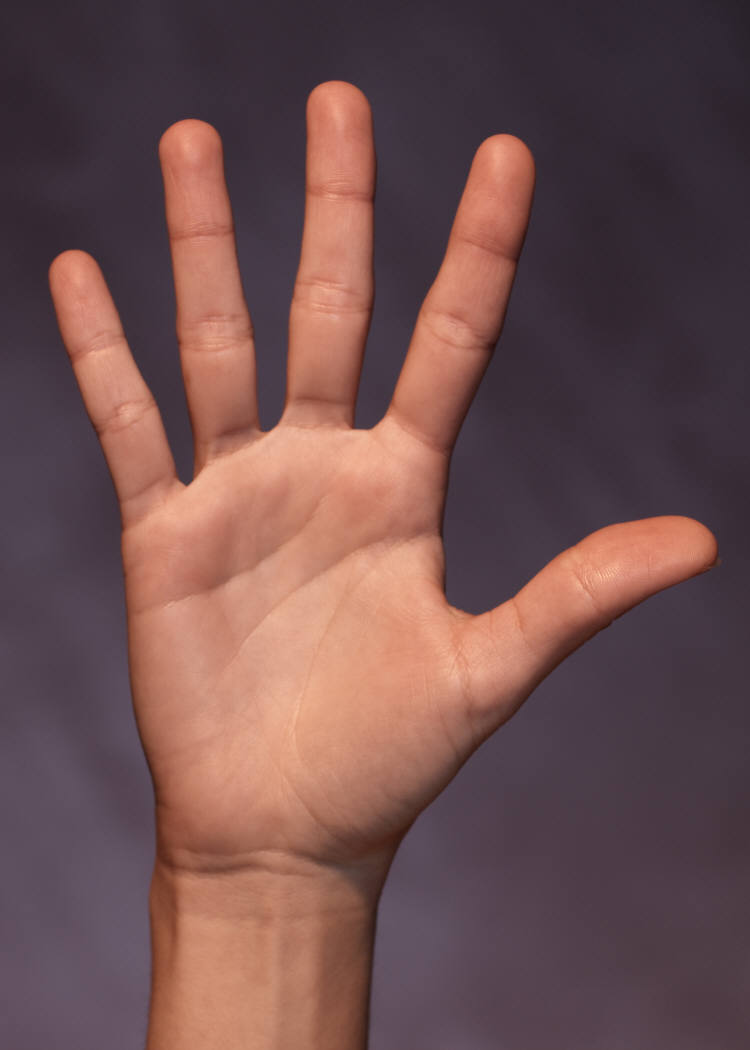
#> input picture fingers/five.jpg, 750 x 1050 px, given in place of the camera
$ python gesture.py   (older library calls are emulated)
#> lines starting #> are read from the running program, lines starting #| are printed output that depends on the picture; after the words box and inside, x2 and y2 are one past the last pixel; in counts of white or black regions, pixels touching at a corner belong together
import cv2
import numpy as np
import math

# Source of images
cap = cv2.VideoCapture(0)

while(cap.isOpened()):
    # Get the webcam image
    ret, img = cap.read()
#> img is the input picture: shape (1050, 750, 3); mean B, G, R 79.4, 79.5, 111.1

    cv2.rectangle(img,(300,300),(100,100),(0,255,0),0)
#> img: shape (1050, 750, 3); 0.1% of pixels changed, all inside (x1, y1, x2, y2) = (100, 100, 301, 301)
    crop_img = img[100:300, 100:300]

    grey = cv2.cvtColor(crop_img, cv2.COLOR_BGR2GRAY)
    value = (35, 35)

    blurred = cv2.GaussianBlur(grey, value, 0)

    _, thresh1 = cv2.threshold(blurred, 127, 255,
                               cv2.THRESH_BINARY_INV+cv2.THRESH_OTSU)
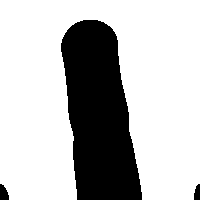
#> thresh1: shape (200, 200); 73.7% white; 3 black regions
    cv2.imshow('Thresholded', thresh1)

##    (version, _, _, _, _) = cv2.__version__.split('.')
##
##    if version is '3':
##        image, contours, hierarchy = cv2.findContours(thresh1.copy(), \
##               cv2.RETR_TREE, cv2.CHAIN_APPROX_NONE)
##    elif version is '2':
    contours, hierarchy = cv2.findContours(thresh1.copy(),cv2.RETR_TREE, \
            cv2.CHAIN_APPROX_NONE)
#> contours = 1 contour; box (x1, y1, x2, y2) and area: (0, 0, 200, 200) 28923

    cnt = max(contours, key = lambda x: cv2.contourArea(x))
#> cnt = contour of 1104 points, box (x1, y1, x2, y2) (0, 0, 200, 200), area 28923

    x,y,w,h = cv2.boundingRect(cnt)
#> x = 0; y = 0; w = 200; h = 200
    cv2.rectangle(crop_img,(x,y),(x+w,y+h),(0,0,255),0)
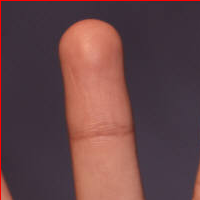
#> crop_img: shape (200, 200, 3); mean B, G, R 71.4, 68.9, 101.6
    hull = cv2.convexHull(cnt)
#> hull = [[199, 0], [199, 183], [193, 199], [9, 199], [0, 183], [0, 0]]
    drawing = np.zeros(crop_img.shape,np.uint8)
    cv2.drawContours(drawing,[cnt],0,(0,255,0),0)
    cv2.drawContours(drawing,[hull],0,(0,0,255),0)
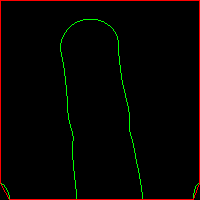
#> drawing: shape (200, 200, 3); mean of channels 0, 1, 2 0, 2.7, 5; drawn as B, G, R
    hull = cv2.convexHull(cnt,returnPoints = False)
#> hull = [905, 722, 705, 201, 183, 0]
    defects = cv2.convexityDefects(cnt,hull)
#> defects = [[183, 201, 190, 711], [201, 705, 454, 46080], [705, 722, 718, 689]]
    count_defects = 0
    cv2.drawContours(thresh1, contours, -1, (0,255,0), 3)
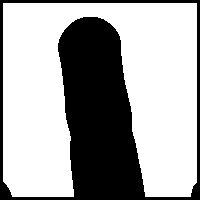
#> thresh1: shape (200, 200); 65.5% white; 1 black region, box (x1, y1, x2, y2) and area: (0, 0, 200, 200) 13802
    for i in range(defects.shape[0]):
        s,e,f,d = defects[i,0]
        start = tuple(cnt[s][0])
        end = tuple(cnt[e][0])
        far = tuple(cnt[f][0])
        a = math.sqrt((end[0] - start[0])**2 + (end[1] - start[1])**2)
        b = math.sqrt((far[0] - start[0])**2 + (far[1] - start[1])**2)
        c = math.sqrt((end[0] - far[0])**2 + (end[1] - far[1])**2)
        angle = math.acos((b**2 + c**2 - a**2)/(2*b*c)) * 57
        if angle <= 90:
            count_defects += 1
            cv2.circle(crop_img,far,1,[0,0,255],-1)
        #dist = cv2.pointPolygonTest(cnt,far,True)
        cv2.line(crop_img,start,end,[0,255,0],2)
#> this loop made 3 passes
#> (s, e, f, d, start, end, far, a) on passes 1 to 3: (183, 201, 190, 711, (0, 183), (9, 199), (6, 188), 18.36), (201, 705, 454, 46080, (9, 199), (193, 199), (83, 19), 184), (705, 722, 718, 689, (193, 199), (199, 183), (195, 186), 17.09)
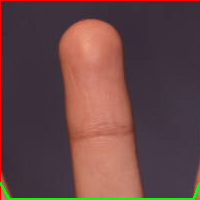
#> crop_img: shape (200, 200, 3); 1.16% of pixels changed, all inside (x1, y1, x2, y2) = (0, 18, 200, 200)
#> after the loop, count_defects = 1
        #cv2.circle(crop_img,far,5,[0,0,255],-1)
    if count_defects == 1:
        cv2.putText(img,"I am Vipul", (50,50), cv2.FONT_HERSHEY_SIMPLEX, 2, 2)
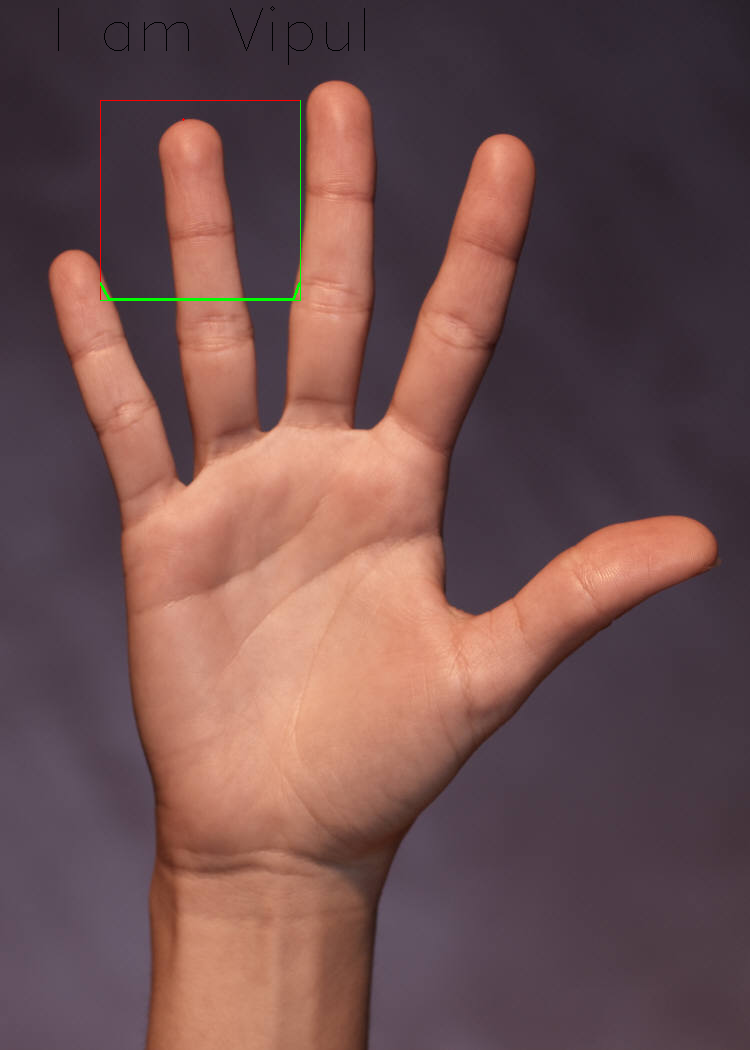
#> img: shape (1050, 750, 3); mean B, G, R 79.2, 79.6, 111
    elif count_defects == 2:
        str = "This is a basic hand gesture recognizer"
        cv2.putText(img, str, (5,50), cv2.FONT_HERSHEY_SIMPLEX, 1, 2)
    elif count_defects == 3:
        cv2.putText(img,"This is 4 :P", (50,50), cv2.FONT_HERSHEY_SIMPLEX, 2, 2)
    elif count_defects == 4:
        cv2.putText(img,"Hi!!!", (50,50), cv2.FONT_HERSHEY_SIMPLEX, 2, 2)
    else:
        cv2.putText(img,"Hello World!!!", (50,50),\
                    cv2.FONT_HERSHEY_SIMPLEX, 2, 2)
    #cv2.imshow('drawing', drawing)
    #cv2.imshow('end', crop_img)
    cv2.imshow('Gesture', img)
    all_img = np.hstack((drawing, crop_img))
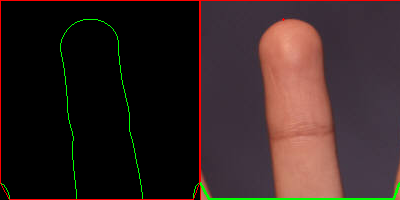
#> all_img: shape (200, 400, 3); mean of channels 0, 1, 2 35.2, 36.7, 52.6; drawn as B, G, R
    cv2.imshow('Contours', all_img)
    k = cv2.waitKey(10)
#> (key Esc is pressed here)
    if k == 27:
        break

$ run again, on fingers/three.jpg
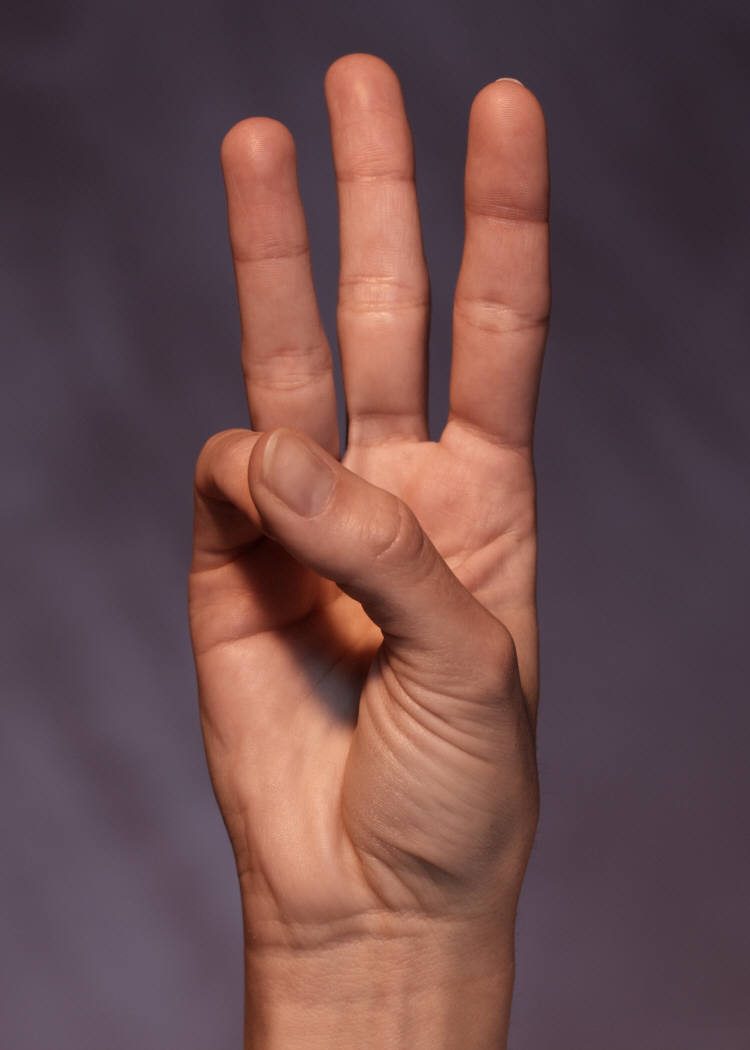
#> input picture fingers/three.jpg, 750 x 1050 px, given in place of the camera
#> img is the input picture: shape (1050, 750, 3); mean B, G, R 76.2, 75.2, 106.3
#> contours = 1 contour; box (x1, y1, x2, y2) and area: (0, 0, 200, 200) 28048
#> cnt = contour of 921 points, box (x1, y1, x2, y2) (0, 0, 200, 200), area 28048
#> x = 0; w = 200
#> `hull = cv2.convexHull(cnt)`: hull = [[199, 0], [199, 91], [141, 199], [0, 199], [0, 0]]
#> `hull = cv2.convexHull(cnt,returnPoints = False)`: hull = [722, 631, 340, 199, 0]
#> defects = [[340, 631, 507, 23610]]
#> the loop `for i in range(defects.shape[0]):` made 1 pass
#> (s, e, f, d, start, end, far, a) on pass 1: (340, 631, 507, 23610, (141, 199), (199, 91), (126, 32), 122.6)
#> after the loop `for i in range(defects.shape[0]):`: count_defects = 1
#> `all_img = np.hstack((drawing, crop_img))`:
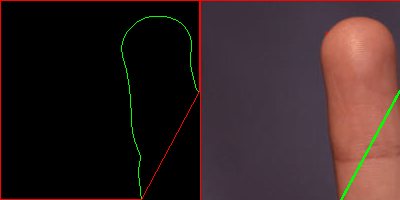
#> all_img: shape (200, 400, 3); mean of channels 0, 1, 2 35.2, 35.6, 52.9; drawn as B, G, R
